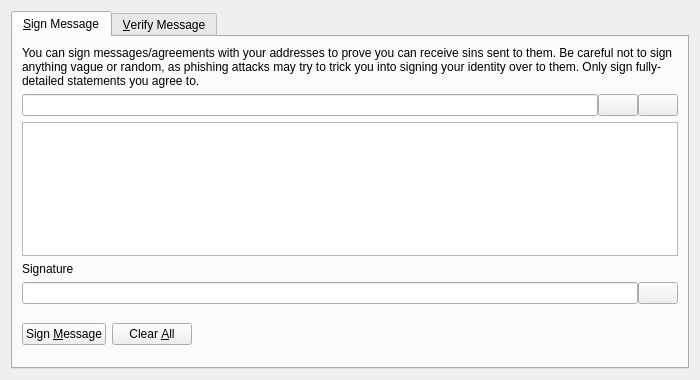
<?xml version="1.0" encoding="UTF-8"?>
<ui version="4.0">
 <class>SignVerifyMessageDialog</class>
 <widget class="QDialog" name="SignVerifyMessageDialog">
  <property name="geometry">
   <rect>
    <x>0</x>
    <y>0</y>
    <width>700</width>
    <height>380</height>
   </rect>
  </property>
  <property name="windowTitle">
   <string>Signatures - Sign / Verify a Message</string>
  </property>
  <property name="modal">
   <bool>true</bool>
  </property>
  <layout class="QVBoxLayout" name="verticalLayout">
   <item>
    <widget class="QTabWidget" name="tabWidget">
     <property name="currentIndex">
      <number>0</number>
     </property>
     <widget class="QWidget" name="tabSignMessage">
      <attribute name="title">
       <string>&amp;Sign Message</string>
      </attribute>
      <layout class="QVBoxLayout" name="verticalLayout_SM">
       <item>
        <widget class="QLabel" name="infoLabel_SM">
         <property name="text">
          <string>You can sign messages/agreements with your addresses to prove you can receive sins sent to them. Be careful not to sign anything vague or random, as phishing attacks may try to trick you into signing your identity over to them. Only sign fully-detailed statements you agree to.</string>
         </property>
         <property name="textFormat">
          <enum>Qt::PlainText</enum>
         </property>
         <property name="wordWrap">
          <bool>true</bool>
         </property>
        </widget>
       </item>
       <item>
        <layout class="QHBoxLayout" name="horizontalLayout_1_SM">
         <property name="spacing">
          <number>0</number>
         </property>
         <item>
          <widget class="QValidatedLineEdit" name="addressIn_SM">
           <property name="toolTip">
            <string>The QTIPARRAY address to sign the message with</string>
           </property>
          </widget>
         </item>
         <item>
          <widget class="QPushButton" name="addressBookButton_SM">
           <property name="toolTip">
            <string>Choose previously used address</string>
           </property>
           <property name="text">
            <string/>
           </property>
           <property name="icon">
            <iconset resource="../sin.qrc">
             <normaloff>:/icons/address-book</normaloff>:/icons/address-book</iconset>
           </property>
           <property name="shortcut">
            <string>Alt+A</string>
           </property>
           <property name="autoDefault">
            <bool>false</bool>
           </property>
          </widget>
         </item>
         <item>
          <widget class="QPushButton" name="pasteButton_SM">
           <property name="toolTip">
            <string>Paste address from clipboard</string>
           </property>
           <property name="text">
            <string/>
           </property>
           <property name="icon">
            <iconset resource="../sin.qrc">
             <normaloff>:/icons/editpaste</normaloff>:/icons/editpaste</iconset>
           </property>
           <property name="shortcut">
            <string>Alt+P</string>
           </property>
           <property name="autoDefault">
            <bool>false</bool>
           </property>
          </widget>
         </item>
        </layout>
       </item>
       <item>
        <widget class="QPlainTextEdit" name="messageIn_SM">
         <property name="toolTip">
          <string>Enter the message you want to sign here</string>
         </property>
        </widget>
       </item>
       <item>
        <widget class="QLabel" name="signatureLabel_SM">
         <property name="text">
          <string>Signature</string>
         </property>
         <property name="textFormat">
          <enum>Qt::PlainText</enum>
         </property>
        </widget>
       </item>
       <item>
        <layout class="QHBoxLayout" name="horizontalLayout_2_SM">
         <property name="spacing">
          <number>0</number>
         </property>
         <item>
          <widget class="QLineEdit" name="signatureOut_SM">
           <property name="font">
            <font>
             <italic>true</italic>
            </font>
           </property>
           <property name="readOnly">
            <bool>true</bool>
           </property>
          </widget>
         </item>
         <item>
          <widget class="QPushButton" name="copySignatureButton_SM">
           <property name="toolTip">
            <string>Copy the current signature to the system clipboard</string>
           </property>
           <property name="text">
            <string/>
           </property>
           <property name="icon">
            <iconset resource="../sin.qrc">
             <normaloff>:/icons/editcopy</normaloff>:/icons/editcopy</iconset>
           </property>
           <property name="autoDefault">
            <bool>false</bool>
           </property>
          </widget>
         </item>
        </layout>
       </item>
       <item>
        <layout class="QHBoxLayout" name="horizontalLayout_3_SM">
         <item>
          <widget class="QPushButton" name="signMessageButton_SM">
           <property name="toolTip">
            <string>Sign the message to prove you own this QTIPARRAY address</string>
           </property>
           <property name="text">
            <string>Sign &amp;Message</string>
           </property>
           <property name="icon">
            <iconset resource="../sin.qrc">
             <normaloff>:/icons/edit</normaloff>:/icons/edit</iconset>
           </property>
           <property name="autoDefault">
            <bool>false</bool>
           </property>
          </widget>
         </item>
         <item>
          <widget class="QPushButton" name="clearButton_SM">
           <property name="toolTip">
            <string>Reset all sign message fields</string>
           </property>
           <property name="text">
            <string>Clear &amp;All</string>
           </property>
           <property name="icon">
            <iconset resource="../sin.qrc">
             <normaloff>:/icons/remove</normaloff>:/icons/remove</iconset>
           </property>
           <property name="autoDefault">
            <bool>false</bool>
           </property>
          </widget>
         </item>
         <item>
          <spacer name="horizontalSpacer_1_SM">
           <property name="orientation">
            <enum>Qt::Horizontal</enum>
           </property>
           <property name="sizeHint" stdset="0">
            <size>
             <width>40</width>
             <height>48</height>
            </size>
           </property>
          </spacer>
         </item>
         <item>
          <widget class="QLabel" name="statusLabel_SM">
           <property name="font">
            <font>
             <weight>75</weight>
             <bold>true</bold>
            </font>
           </property>
           <property name="text">
            <string/>
           </property>
           <property name="wordWrap">
            <bool>true</bool>
           </property>
          </widget>
         </item>
         <item>
          <spacer name="horizontalSpacer_2_SM">
           <property name="orientation">
            <enum>Qt::Horizontal</enum>
           </property>
           <property name="sizeHint" stdset="0">
            <size>
             <width>40</width>
             <height>48</height>
            </size>
           </property>
          </spacer>
         </item>
        </layout>
       </item>
      </layout>
     </widget>
     <widget class="QWidget" name="tabVerifyMessage">
      <attribute name="title">
       <string>&amp;Verify Message</string>
      </attribute>
      <layout class="QVBoxLayout" name="verticalLayout_VM">
       <item>
        <widget class="QLabel" name="infoLabel_VM">
         <property name="text">
          <string>Enter the receiver's address, message (ensure you copy line breaks, spaces, tabs, etc. exactly) and signature below to verify the message. Be careful not to read more into the signature than what is in the signed message itself, to avoid being tricked by a man-in-the-middle attack. Note that this only proves the signing party receives with the address, it cannot prove sendership of any transaction!</string>
         </property>
         <property name="textFormat">
          <enum>Qt::PlainText</enum>
         </property>
         <property name="alignment">
          <set>Qt::AlignLeading|Qt::AlignLeft|Qt::AlignTop</set>
         </property>
         <property name="wordWrap">
          <bool>true</bool>
         </property>
        </widget>
       </item>
       <item>
        <layout class="QHBoxLayout" name="horizontalLayout_1_VM">
         <property name="spacing">
          <number>0</number>
         </property>
         <item>
          <widget class="QValidatedLineEdit" name="addressIn_VM">
           <property name="toolTip">
            <string>The QTIPARRAY address the message was signed with</string>
           </property>
          </widget>
         </item>
         <item>
          <widget class="QPushButton" name="addressBookButton_VM">
           <property name="toolTip">
            <string>Choose previously used address</string>
           </property>
           <property name="text">
            <string/>
           </property>
           <property name="icon">
            <iconset resource="../sin.qrc">
             <normaloff>:/icons/address-book</normaloff>:/icons/address-book</iconset>
           </property>
           <property name="shortcut">
            <string>Alt+A</string>
           </property>
           <property name="autoDefault">
            <bool>false</bool>
           </property>
          </widget>
         </item>
        </layout>
       </item>
       <item>
        <widget class="QPlainTextEdit" name="messageIn_VM"/>
       </item>
       <item>
        <widget class="QValidatedLineEdit" name="signatureIn_VM"/>
       </item>
       <item>
        <layout class="QHBoxLayout" name="horizontalLayout_2_VM">
         <item>
          <widget class="QPushButton" name="verifyMessageButton_VM">
           <property name="toolTip">
            <string>Verify the message to ensure it was signed with the specified QTIPARRAY address</string>
           </property>
           <property name="text">
            <string>Verify &amp;Message</string>
           </property>
           <property name="icon">
            <iconset resource="../sin.qrc">
             <normaloff>:/icons/transaction_0</normaloff>:/icons/transaction_0</iconset>
           </property>
           <property name="autoDefault">
            <bool>false</bool>
           </property>
          </widget>
         </item>
         <item>
          <widget class="QPushButton" name="clearButton_VM">
           <property name="toolTip">
            <string>Reset all verify message fields</string>
           </property>
           <property name="text">
            <string>Clear &amp;All</string>
           </property>
           <property name="icon">
            <iconset resource="../sin.qrc">
             <normaloff>:/icons/remove</normaloff>:/icons/remove</iconset>
           </property>
           <property name="autoDefault">
            <bool>false</bool>
           </property>
          </widget>
         </item>
         <item>
          <spacer name="horizontalSpacer_1_VM">
           <property name="orientation">
            <enum>Qt::Horizontal</enum>
           </property>
           <property name="sizeHint" stdset="0">
            <size>
             <width>40</width>
             <height>48</height>
            </size>
           </property>
          </spacer>
         </item>
         <item>
          <widget class="QLabel" name="statusLabel_VM">
           <property name="font">
            <font>
             <weight>75</weight>
             <bold>true</bold>
            </font>
           </property>
           <property name="text">
            <string/>
           </property>
           <property name="wordWrap">
            <bool>true</bool>
           </property>
          </widget>
         </item>
         <item>
          <spacer name="horizontalSpacer_2_VM">
           <property name="orientation">
            <enum>Qt::Horizontal</enum>
           </property>
           <property name="sizeHint" stdset="0">
            <size>
             <width>40</width>
             <height>48</height>
            </size>
           </property>
          </spacer>
         </item>
        </layout>
       </item>
      </layout>
     </widget>
    </widget>
   </item>
  </layout>
 </widget>
 <customwidgets>
  <customwidget>
   <class>QValidatedLineEdit</class>
   <extends>QLineEdit</extends>
   <header>qt/qvalidatedlineedit.h</header>
  </customwidget>
 </customwidgets>
 <resources>
  <include location="../sin.qrc"/>
 </resources>
 <connections/>
</ui>
